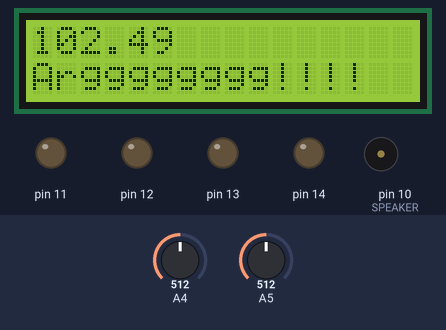
A sketch run on a simulated Arduino Uno, built with avr-gcc and run on an emulated ATmega328P. On the bench: 16×2 character LCD, output pins drawn as LEDs (lit = HIGH), buzzer (waves = sounding, pin HIGH). Inputs (shaded band) come from the test bench; at power-on: A4 = 512, A5 = 512.

Above: at 1.2 s.
1.3 s: A4 set to 487
At 2.4 s:
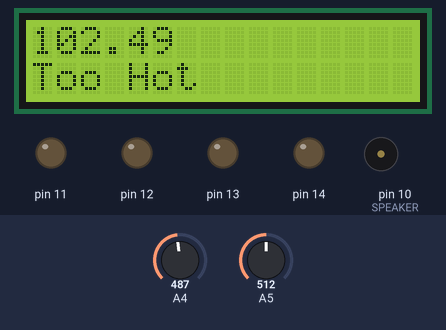
5.4 s: A5 set to 231
At 6.8 s:
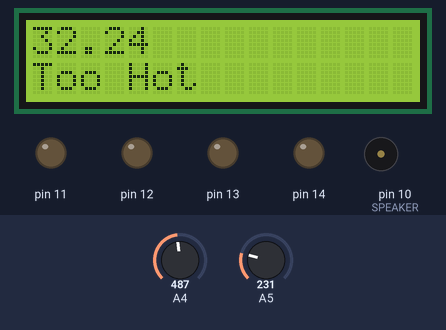
8.5 s: A5 set to 204
At 9.9 s:
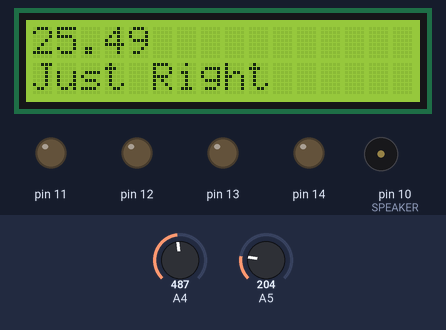
12.6 s: A4 set to 416
14.6 s: A4 set to 387
At 15.7 s:
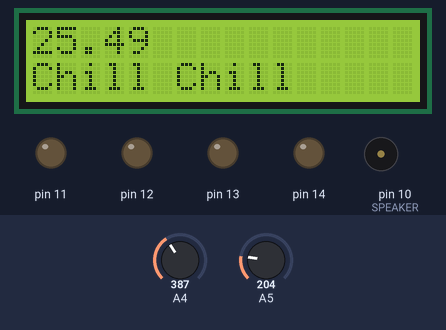
18.7 s: A5 set to 122
At 19.5 s:
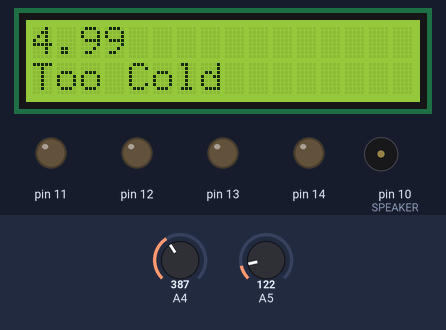
Timing chart, 0 to 21.7 s (numbered marks = the images above; inputs shaded):
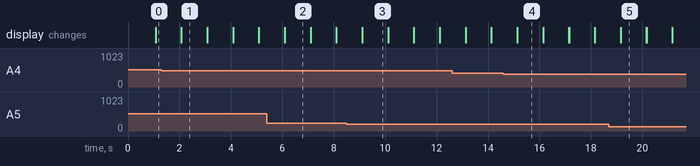

The sketch:

my_combo.ino
```cpp
#include <FastSPI_LED2.h>
#include <LiquidCrystal.h>
#define SPEAKER 10
#define SW 2
#define BRIGHTNESS 255
LiquidCrystal lcd(8, 9, 4, 5, 6, 7); 	// initialize LCD library
CRGB leds[1];
//1 ). Declare variable here!
/*
  DECLARE VARIABLE
*/
int button, knob, light, rtemp;
float temp;
void setup() {
  pinMode(SW, INPUT);
  pinMode(SPEAKER, OUTPUT);
  pinMode(11, OUTPUT);
  pinMode(12, OUTPUT);
  pinMode(13, OUTPUT);
  pinMode(14, OUTPUT);
  lcd.begin(16, 2);
  lcd.clear();
  //uncomment if going to use LED
  /*
    LEDS.setBrightness(BRIGHTNESS);
    //update PIN at A!
    LEDS.addLeds<WS2811, A1, RGB>(leds, 1);
    LEDS.show();
  */
  //2.) Setup here
  //------- START SETUP -----------------------
  /*
    SETUP CODE
  */

  //------- END OF SETUP -----------------------
}

void loop() {
  //------- START CODE-----------------------
  //uncomment to get stuff from input
  //button = digitalRead(2);
  //knob = analogRead(A3);
  light = analogRead(A4);
  rtemp = analogRead(A5);
  //uncomment to convert rtemp to temparature (temp);
  temp = ((float(rtemp) * 0.25) - 25.51);

  //3) Main Code
  lcd.print(temp);
  //if temp is more than 30 C
  if ( temp > 30 )
  {
    lcd.setCursor(0, 1);
    //lcd.print("Too Hot");
    if(light > 500)
    {
      lcd.print("Argggggggg!!!!");
    }else
    {
      lcd.print("Too Hot");
    }

  } else if ( temp > 20)
  {
    lcd.setCursor(0, 1);
    if(light < 400)
    {
       lcd.print("Chill Chill");
    }else
    {
        lcd.print("Just Right");
    }

  } else
  {
    lcd.setCursor(0, 1);
    if( light < 300)
    {
       lcd.print("NEED LIGHT");
    }else
    {
      lcd.print("Too Cold");
    }
  }

  delay(1000);
  lcd.clear();

  //SNIPPET
  //tone(SPEAKER, 300);
  //noTone(SPEAKER);
  //use color led
  /*
    leds[0] = CRGB::Blue;
    LEDS.show();
  */

  //------- END OF MAIN CODE -----------------------
}
```

Measured:
- the behaviour switches between 501 and 500 on A4 (found by bisection; images 0 and 1)
- the behaviour switches between 223 and 222 on A5 (found by bisection; images 2 and 3)
- the behaviour switches between 400 and 399 on A4 (found by bisection; images 3 and 4)
- after the input at 1.3 s, the display: first differs from a run without the input after 0.78 s (image 1)
- after the input at 5.4 s, the display: first differs from a run without the input after 0.70 s (image 2)
- after the input at 8.5 s, the display: first differs from a run without the input after 0.61 s (image 3)
- after the input at 14.6 s, the display: first differs from a run without the input after 0.54 s (image 4)
- after the input at 18.7 s, the display: first differs from a run without the input after 0.46 s (image 5)
